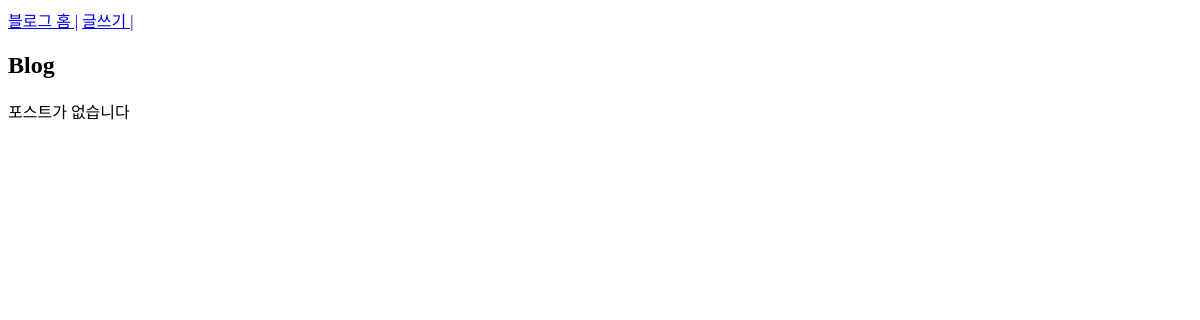
/blog/, run on an earlier commit of the app's database.
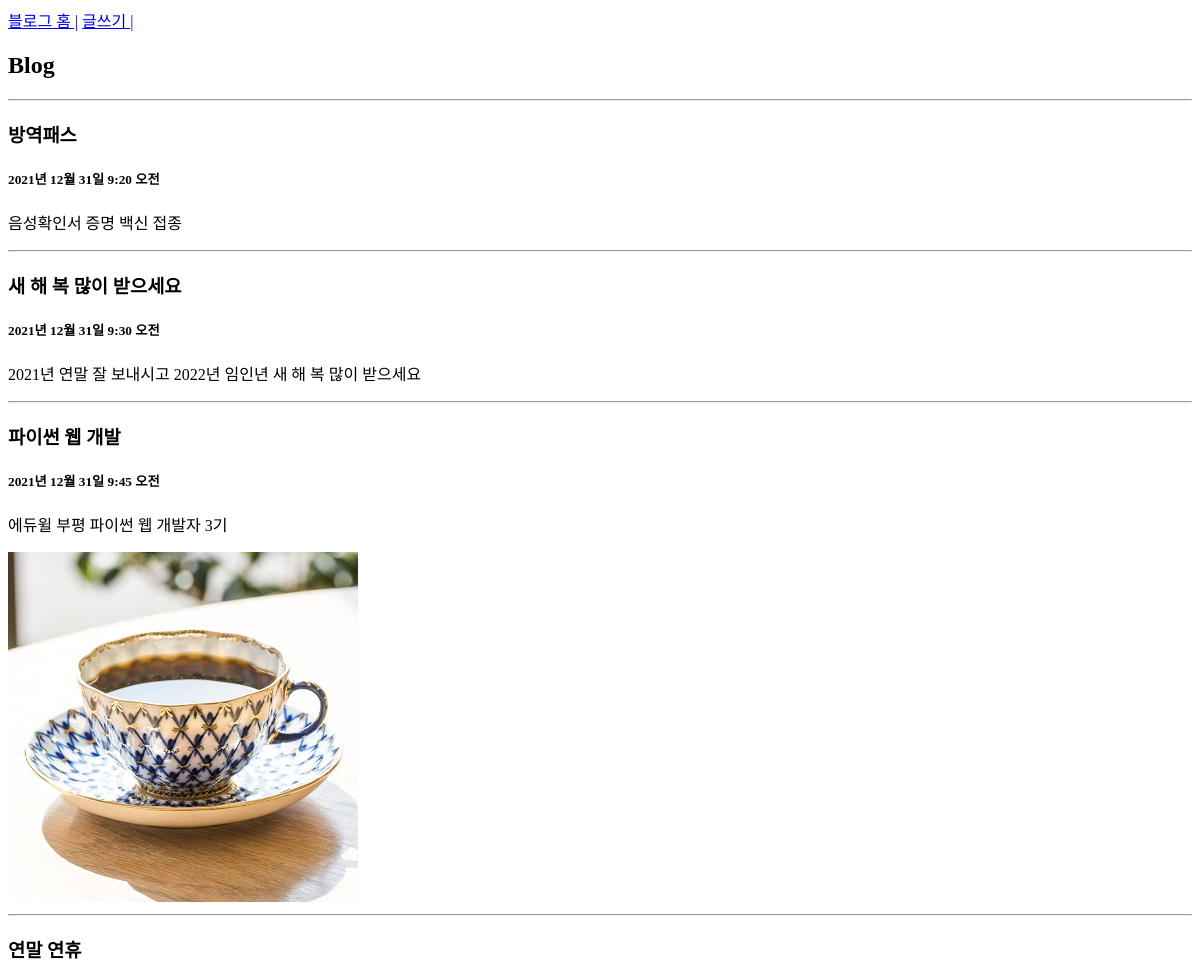
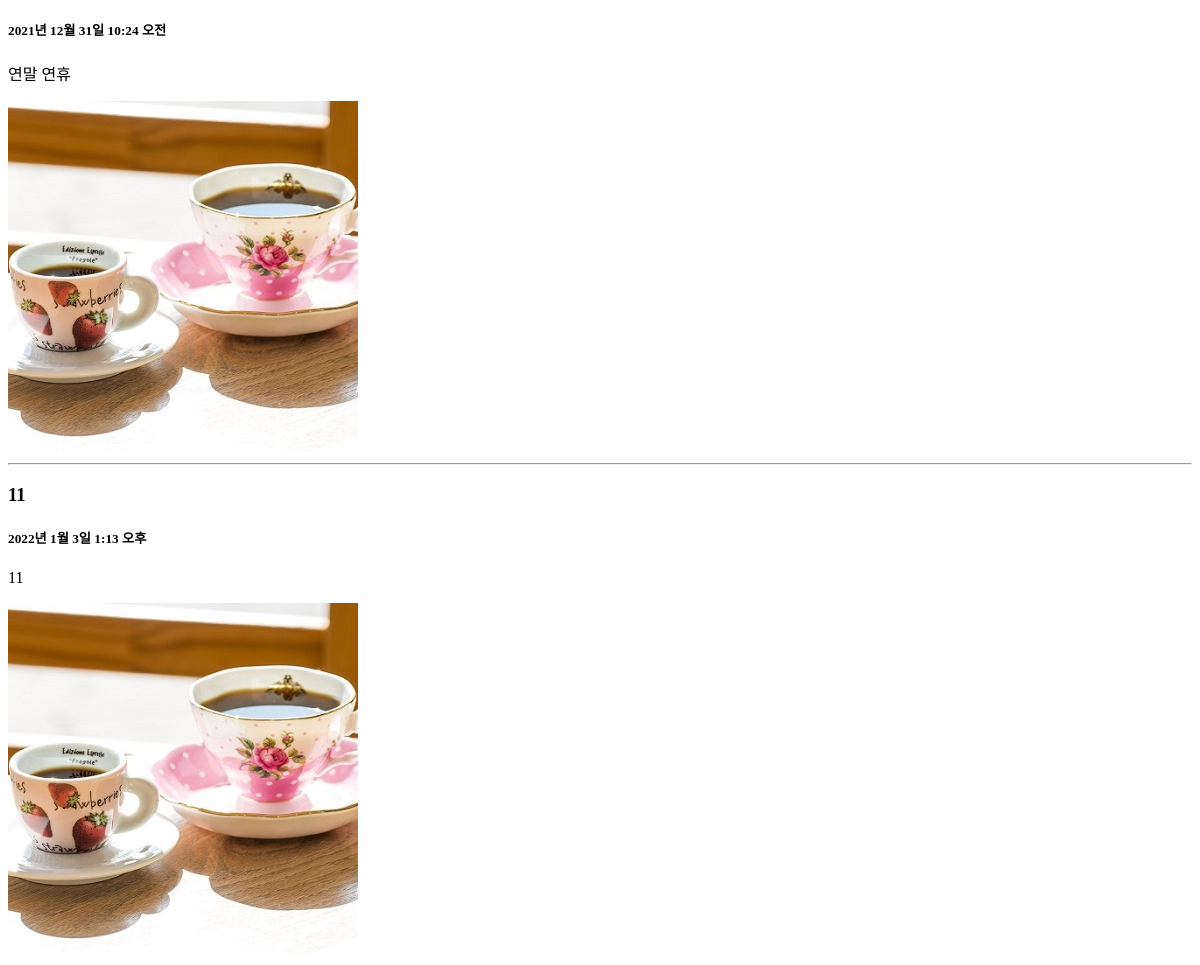
And on a later commit of the database (2 pictures, top to bottom).
### blog/models.py (models this page shows, shortened)
class Post(models.Model): #모델을 상속받아 만듦
    title = models.CharField(max_length=100) #포스트 제목
    content = models.TextField() #내용
    pub_date = models.DateTimeField() #작성일
    modify_date = models.DateTimeField(null=True, blank=True) #수정일
    photo = models.ImageField(upload_to='blog/images/%Y/%m/%d/',
                              null=True, blank=True) #images폴더가 자동 생성

### blog/views.py (the view)
# urls.py: path('', views.index, name='index'),
def index(request):
    post_list = Post.objects.all()
    context = {'post_list':post_list}
    return render(request, 'blog/post_list.html', context)

### templates/blog/post_list.html (shortened to what this page needs)
<!DOCTYPE html>
<html lang="ko">
<head>
</head>
<body>
    <nav>
        <a href="{% url 'blog:index' %}">블로그 홈 |</a>
        <a href="{% url 'blog:post_create' %}">글쓰기 |</a>
    </nav>
    <section>
        <h1>Blog</h1>
        {% if post_list %}
            {% for post in post_list %}
                <hr>
                <h3>{{ post.title }}</h3>
                <h5>{{ post.pub_date }}</h5>
                    <p>{{ post.content }}</p>
                {% if post.photo %}
                    <img src="{{ post.photo.url }}">
                {% endif %}
            {% endfor %}
        {% else %}
            <p>포스트가 없습니다</p>
        {% endif %}
    </section>
</body>
</html>

What changed in the data, as far as the page shows it:
added Post: title "방역패스", pub_date "2021년 12월 31일 9:20 오전", content "음성확인서 증명 백신 접종"
added Post: title "새 해 복 많이 받으세요", pub_date "2021년 12월 31일 9:30 오전", content "2021년 연말 잘 보내시고 2022년 임인년 새 해 복 많이 받으세요"
added Post: title "파이썬 웹 개발", pub_date "2021년 12월 31일 9:45 오전", content "에듀윌 부평 파이썬 웹 개발자 3기", photo (picture)
added Post: title "연말 연휴", pub_date "2021년 12월 31일 10:24 오전", content "연말 연휴", photo (picture)
added Post: title "11", pub_date "2022년 1월 3일 1:13 오후", content "11", photo (picture)
Also different on the page:
text no longer shown: "포스트가 없습니다"
